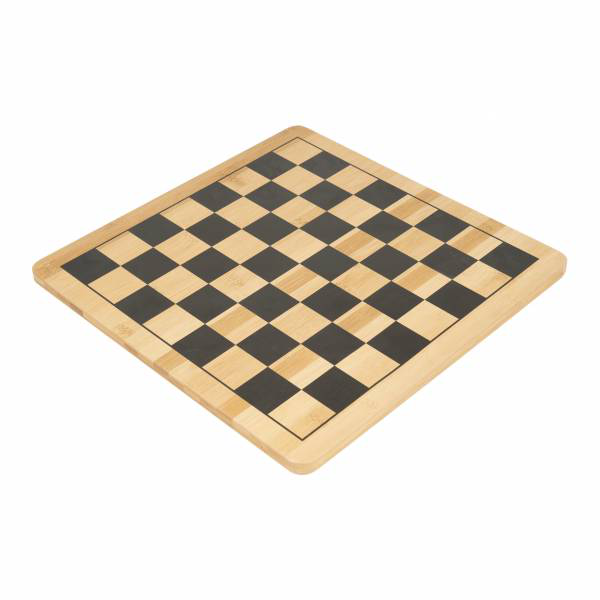
#> input picture Extracting_Features_from_an_Image/Lab/Week_2/ChessBoard.png, 600 x 600 px, found by its file name
$ jupyter execute Harris_Corner_Detector.ipynb
#> lines starting #> are read from the running program, lines starting #| are printed output that depends on the picture; after the words box and inside, x2 and y2 are one past the last pixel; in counts of white or black regions, pixels touching at a corner belong together
<a href="https://colab.research.google.com/github/trong-khanh-1109/CS231.M13.KHCL/blob/main/Harris_Corner_Detector.ipynb" target="_parent"></a>

<h1 align='center'><b>Harris Corner Detector in OpenCV<b></h1>

Reference: [Harris Corner Detector in OpenCV](https://docs.opencv.org/master/dc/d0d/tutorial_py_features_harris.html)

[cell 1]
from google.colab import drive
drive.mount('/content/gdrive')

[cell 2]
import numpy as np
import cv2
from google.colab.patches import cv2_imshow

[cell 3]
filename = '/content/gdrive/MyDrive/Colab_Notebooks/Computer_Vision/Tuan02_21124661_NguyenKhaMinh/Lab/Week_2/ChessBoard.png'
img = cv2.imread(filename)
#> img is the input picture: shape (600, 600, 3); mean B, G, R 216.4, 225.9, 232.3
cv2_imshow(img)

- **img - Input image**. It should be grayscale and float32 type.
- **blockSize** - It is the size of neighbourhood considered for corner detection
- **ksize** - Aperture parameter of the Sobel derivative used.
- **k** - Harris detector free parameter in the equation.

[cell 4]
gray = cv2.cvtColor(img,cv2.COLOR_BGR2GRAY) #Chuyển ảnh về ảnh thang xám
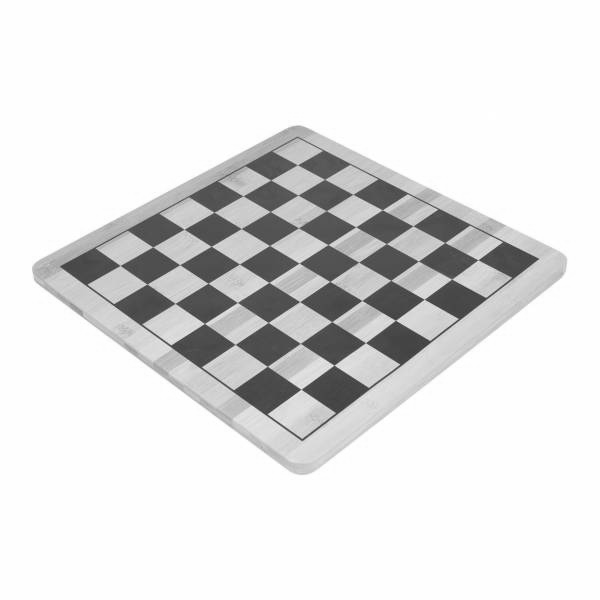
#> gray: shape (600, 600); min 50, max 255, mean 226.7

# Chuyển đổi hình ảnh thành các giá trị floating-point vì phương pháp cornerHarris sẽ nhận loại giá trị này.
# Chứ không phải là giá trị trực tiếp khi cv2.cvtColor.
gray = np.float32(gray)
dst = cv2.cornerHarris(gray,2,3,0.04) #c v2.cornerHarris(img_gray_float32, blockSize, ksize, k)
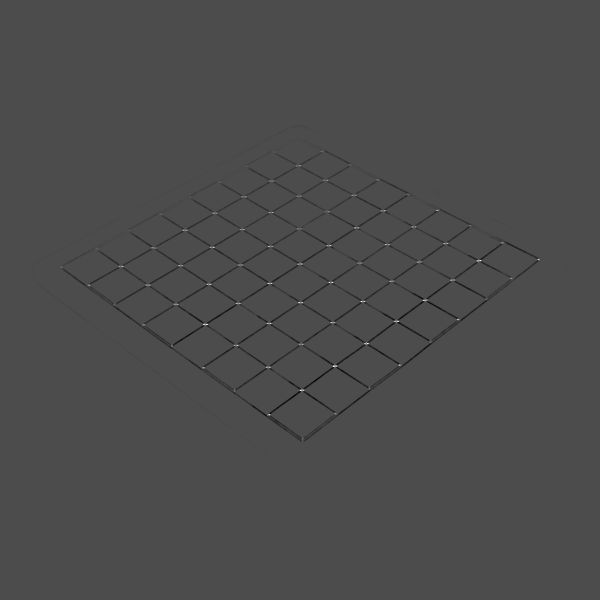
#> dst: shape (600, 600) float32; min -12835581, max 30084696, mean -92052.8; drawn with min black and max white

- Sử dụng thư viện có sẵn trong openCV cornerHarris để tìm ra ma trận độ sáng
tương ứng với mỗi pixel tuân theo công thức **R = det(M) - k(trace(M))$^2$**

  *  Nếu |R| nhỏ, điều này xảy ra khi $\lambda_{1}$ và $\lambda_{2}$ đều nhỏ ==> Vùng mặt phẳng
  *  Nếu R < 0, điều này xảy ra khi $\lambda_{1}$ lớn hơn rất nhiều so với $\lambda_{2}$ hoặc ngược lại ==> Vùng cạnh do chỉ thay đổi cường độ theo 1 chiều
  *  Nếu R lớn,  điều này xảy ra khi $\lambda_{1}$ và $\lambda_{2}$ đều lớn và $\lambda_{1}$ ~ $\lambda_{2}$ ==> Vùng góc do theo hướng nào thì cường độ cũng thay đổi.

[cell 5]
# dilate để giãn các đỉnh tìm được ra để đánh dấu các góc(Không quan trọng).
dst = cv2.dilate(dst,None)
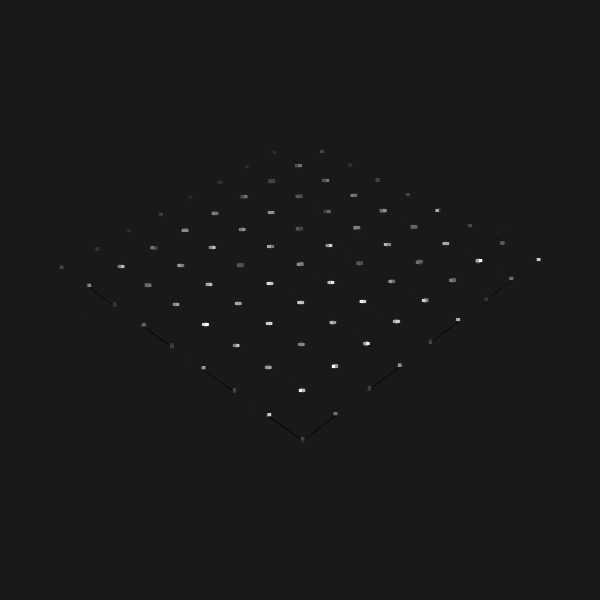
#> dst: shape (600, 600) float32; min -3338073, max 30084696, mean 56456.6; drawn with min black and max white

[cell 6]
# Với mỗi giá trị pixel lớn hơn giá trị lớn nhất nhân với hệ số threshold (Ở đây là 0.01) ta sẽ đánh dấu bằng pixel màu đỏ.
img[dst>0.01*dst.max()]=[0,0,255]
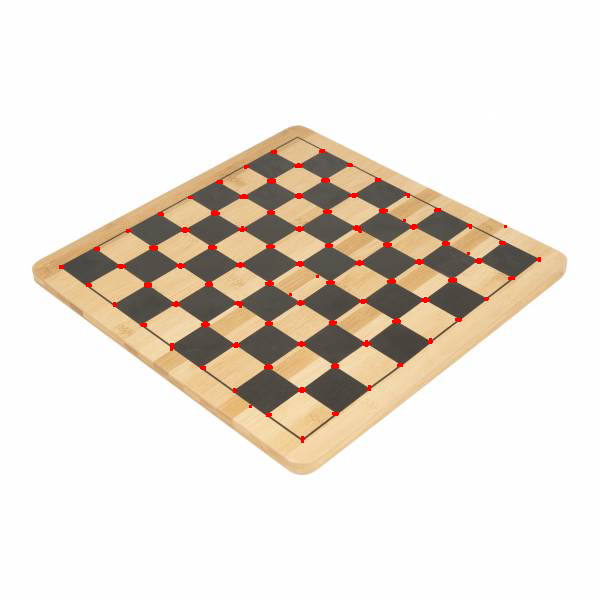
#> img: shape (600, 600, 3); 0.73% of pixels changed, all inside (x1, y1, x2, y2) = (59, 149, 541, 443)

[cell 7]
cv2_imshow(img)

<h1 align='center'><b>Corner with SubPixel Accuracy<b></h1>

[cell 8]
filename = '/content/gdrive/MyDrive/Colab_Notebooks/Computer_Vision/Tuan02_21124661_NguyenKhaMinh/Lab/Week_2/ChessBoard.png'
img = cv2.imread(filename)
gray = cv2.cvtColor(img,cv2.COLOR_BGR2GRAY)

[cell 9]
# Tìm Harris corners
gray = np.float32(gray)
dst = cv2.cornerHarris(gray,2,3,0.04)
dst = cv2.dilate(dst,None)

# Áp dụng nhị phân ảnh threshold
ret, dst = cv2.threshold(dst,0.01*dst.max(),255,0)
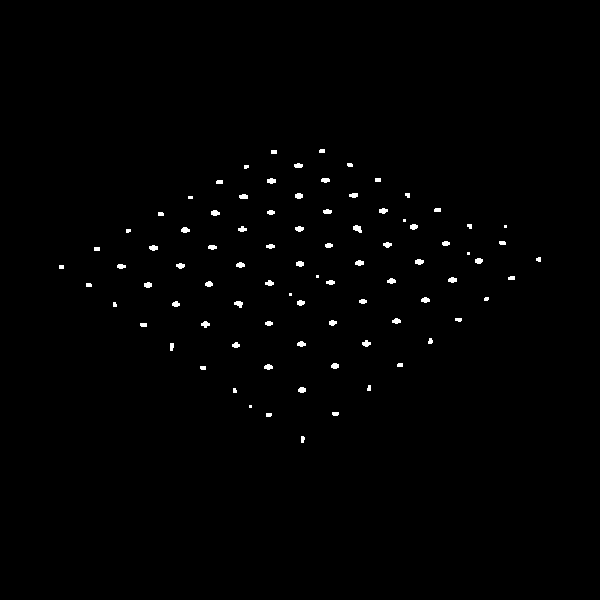
#> dst: shape (600, 600) float32; 0.73% white; 86 white regions (12 under 20 px), largest, box (x1, y1, x2, y2) and area: (353, 225, 362, 233) 49, (234, 301, 243, 308) 43, (267, 178, 276, 184) 42
#> ret = 300847

# Ép kiểu dst về dạng unsigned int
dst = np.uint8(dst)

[cell 10]
# Tìm các centroids
ret, labels, stats, centroids = cv2.connectedComponentsWithStats(dst)
#> labels: shape (600, 600) int32; 87 distinct labels, from 0 to 86
#> ret = 87; stats = 87 rows, first 6: [0, 0, 600, 600, 357367], [319, 149, 6, 4, 23], [271, 150, 6, 4, 24], [294, 163, 9, 5, 37], [347, 163, 6, 4, 22], [244, 165, 5, 4, 18]; centroids = 87 pairs, first value 61 to 538.3, second value 150.6 to 438.9

[cell 11]
# Xác định các tiêu chí khi nào dừng lặp.
# Dừng lặp sau một số lần lặp được chỉ định hoặc đạt được độ chính xác nhất định
criteria = (cv2.TERM_CRITERIA_EPS + cv2.TERM_CRITERIA_MAX_ITER, 100, 0.001)
corners = cv2.cornerSubPix(gray,np.float32(centroids),(5,5),(-1,-1),criteria)
#> corners = 87 pairs, first value 59.42 to 538.6, second value 149.6 to 440.1

[cell 12]
# Now draw them
res = np.hstack((centroids,corners)) # Nối 2 array theo trục x
#> res = 87 rows, first 6: [299.5, 299.7, 299.7, 301.6], [321.6, 150.6, 323, 149.6], [273.5, 151.5, 271.7, 150.3], [298, 165.2, 297.4, 164.8], [349.5, 164.5, 350.8, 164], [245.8, 166.3, 244.2, 165.4]
res = np.int0(res)
#> res = 87 rows, first 6: [299, 299, 299, 301], [321, 150, 322, 149], [273, 151, 271, 150], [298, 165, 297, 164], [349, 164, 350, 163], [245, 166, 244, 165]
img[res[:,1],res[:,0]]=[0,0,255]
#> img: shape (600, 600, 3); 0.02% of pixels changed, all inside (x1, y1, x2, y2) = (61, 150, 539, 439)
img[res[:,3],res[:,2]] = [0,255,0]
#> img: shape (600, 600, 3); mean B, G, R 216.4, 225.9, 232.2
